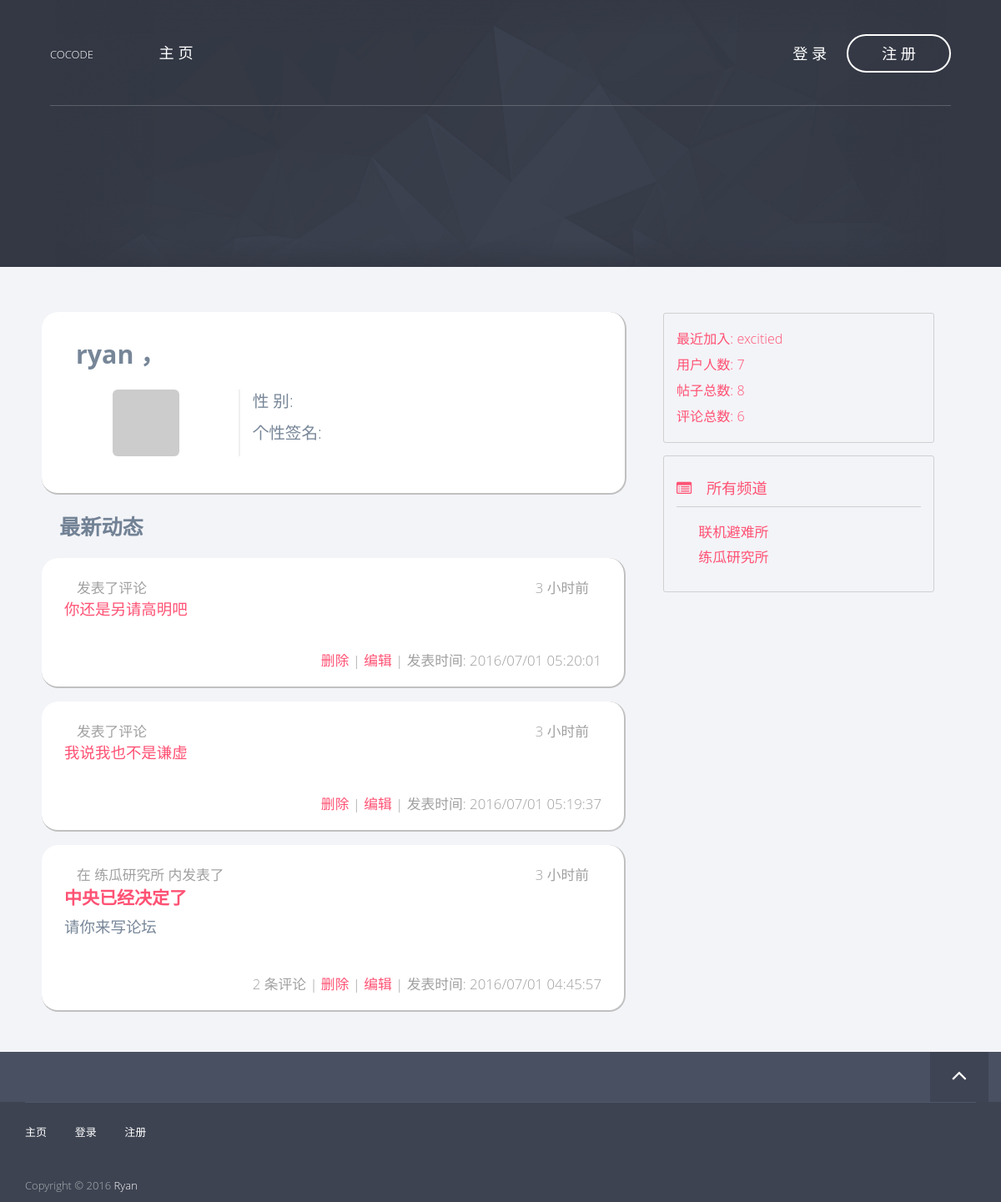
Before: /profile/ryan with the older database file.
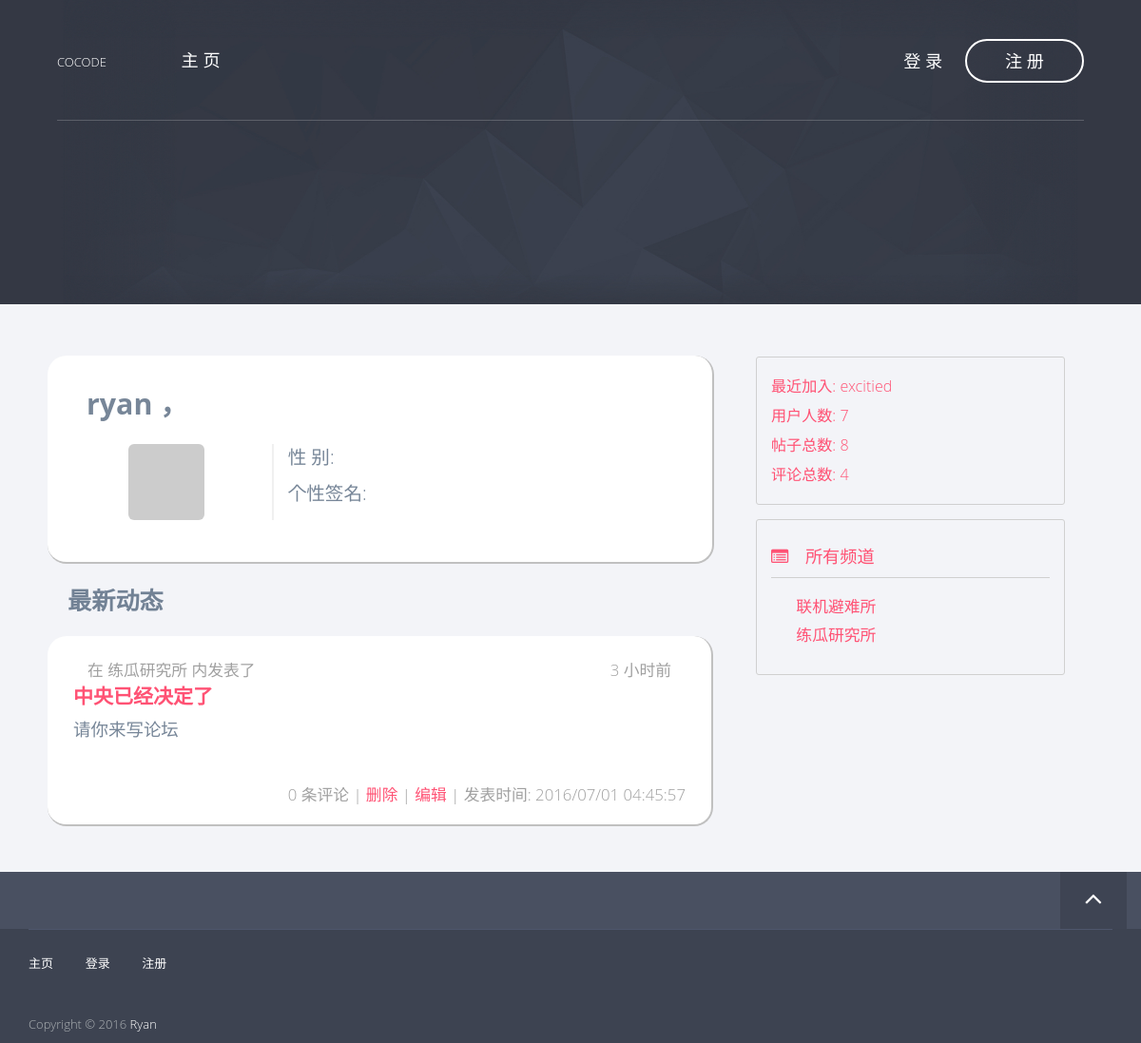
After: the same page with the newer database file.
### app/models/user.py (models this page shows, shortened)
class User(db.Model, Model):
    __tablename__ = 'users'
    id = db.Column(db.Integer, primary_key=True)
    username = db.Column(db.String(), unique=True)
    password_hash = db.Column(db.String())
    email = db.Column(db.String(), unique=True)
    avatar_hash = db.Column(db.String())
    created_time = db.Column(db.Integer, default=0)
    role_id = db.Column(db.Integer, db.ForeignKey('roles.id'))
    posts = db.relationship('Post', backref='author')
    comments = db.relationship('Comment', backref='author')
    @property
    def password(self):
        raise AttributeError('password is not readable')
    def gravatar(self, size=100, default='identicon', rating='g'):
        from flask import request
        gravatar_url = 'secure.gravatar.com/avatar'
        if request.is_secure:
            url = 'https://' + gravatar_url
        else:
            url = 'http://' + gravatar_url
        hash = self.avatar_hash or md5(self.email.encode('utf-8')).hexdigest()
        return '{url}/{hash}?s={size}&d={default}&r={rating}'.format(url=url,
                                                                     hash=hash,
                                                                     size=size,
                                                                     default=default,
                                                                     rating=rating)

### app/models/comment.py (models this page shows, shortened)
class Comment(db.Model, Model):
    __tablename__ = 'comments'
    id = db.Column(db.Integer, primary_key=True)
    content = db.Column(db.String())
    created_time = db.Column(db.Integer, default=0)
    user_id = db.Column(db.Integer, db.ForeignKey('users.id'))
    post_id = db.Column(db.Integer, db.ForeignKey('posts.id'))
    def display_item(self):
        name = 'comment'
        if self.content.__len__() > 30:
            content = self.content[:30] + '...'
        else:
            content = self.content
        return (name, content)

### app/models/post.py (models this page shows, shortened)
class Post(db.Model, Model):
    __tablename__ = 'posts'
    id = db.Column(db.Integer, primary_key=True)
    title = db.Column(db.String())
    content = db.Column(db.String())
    created_time = db.Column(db.Integer, default=0)
    channel_id = db.Column(db.Integer, db.ForeignKey('channels.id'))
    user_id = db.Column(db.Integer, db.ForeignKey('users.id'))
    comments = db.relationship('Comment', backref='post')
    def display_item(self):
        name = 'post'
        title = self.title
        content_len = 58
        if self.content.__len__() > content_len:
            content = self.content[:content_len] + '...'
        else:
            content = self.content
        return (name, title, content)

### app/models/channel.py (models this page shows, shortened)
class Channel(db.Model, Model):
    __tablename__ = 'channels'
    id = db.Column(db.Integer, primary_key=True)
    name = db.Column(db.String(), default=ChannelPermission.NORMAL[0])
    permission = db.Column(db.Integer)
    created_time = db.Column(db.Integer, default=0)
    posts = db.relationship('Post', backref='channel')
    def is_admin(self):
        return self.permission == ChannelPermission.ADMIN[0]

### app/views.py (the view)
@app.route('/profile/<username>')
def profile(username):
    u = User.query.filter_by(username=username).first()
    if u is None:
        abort(404)
    posts = u.posts
    comments = u.comments
    activities = posts + comments
    activities.sort(key=lambda a: a.created_time, reverse=True)
    return render_template('profile.html',
                           user=u,
                           activities=activities)

### app/context_processers.py (called while the page is built)
@app.context_processor
def current_user_processor():
    return dict(current_user=current_user())

@app.context_processor
def channel_processor():
    channels = Channel.query.all()
    permissions = [
        ChannelPermission.NORMAL,
        ChannelPermission.ADMIN,
    ]
    dic = {
        'channels': channels,
        'permissions': permissions,
    }
    return dict(**dic)

@app.context_processor
def user_processor():
    user_count = User.query.count()
    new_user = User.query.order_by(User.created_time.desc()).first()
    return dict(new_user=new_user,
                user_count=user_count)

@app.context_processor
def post_processor():
    post_count = Post.query.count()
    return dict(post_count=post_count)

@app.context_processor
def comment_processor():
    comment_count = Comment.query.count()
    return dict(comment_count=comment_count)

### app/filters.py (called while the page is built)
@app.template_filter('format_time')
def format_time(timestamp):
    format = '%Y/%m/%d %H:%M:%S'
    t = time.localtime(timestamp)
    ft = time.strftime(format, t)
    return ft

@app.template_filter('from_now')
def format_time(timestamp):
    now = time.time()
    delta_time = now - timestamp
    ret = '{} {}前'
    if delta_time < 10:
        ret = '刚刚'
    elif delta_time < 60:
        ret = ret.format(int(delta_time), '秒')
    elif delta_time < 60 * 60:
        minutes = delta_time / 60
        ret = ret.format(int(minutes), '分钟')
    elif delta_time < 60 * 60 * 24:
        hours = delta_time / 60 / 60
        ret = ret.format(int(hours), '小时')
    elif delta_time < 60 * 60 * 24 * 30:
        days = delta_time / 60 / 60 / 24
        ret = ret.format(int(days), '天')
    elif delta_time < 60 * 60 * 24 * 365:
        mouths = delta_time / 60 / 60 / 24 / 30
        ret = ret.format(int(mouths), '月')
    else:
        years = delta_time / 60 / 60 / 24 / 365
        ret = ret.format(int(years), '年')
    return ret

### app/models/user.py (called while the page is built)
def current_user():
    id = session.get('user_key', None)
    user = None
    if id is not None:
        user = User.query.get(id)
    return user

### app/templates/profile.html (shortened to what this page needs)
{% extends 'base8-4.html' %}
{% block page_content %}
    <div class="col-md-10 profile-card">
        <div class="row">
            <div class="col-md-12 profile-header">
                {{ user.username }} ，
            </div>
            <div class="col-md-4 profile-left">
                <img class="img-rounded center-block" src="{{ user.gravatar(size=180) }}" />
             </div>
            <div class="col-md-8 profile-right">
                <p>性    别: </p>
                <p>个性签名: </p>
            </div>
            <div class="col-md-12 profile-footer"></div>
        </div>
    </div>
    <div class="col-md-12 activities-list">
        <div class="activities-list-header">最新动态</div>
        <div class="activities-list-body">
            {% if activities | length == 0 %}
                <div class="item-container">
                    <div class="item-full">
                        <div class="item-title">暂无动态</div>
                    </div>
                </div>
            {% else %}
                {% include "_activities.html" %}
            {% endif %}
        </div>
    </div>
{% endblock %}

### app/templates/base8-4.html (shortened to what this page needs)
{% extends "base.html" %}
{% block content %}
    <div class="container">
    <div class="row">
        <div class="col-md-8 page-content">
            {% block page_content %}{% endblock %}
        </div>
        <div class="col-md-4 side-bar">
            <div class="row">
                {% include "_bbs_info.html" %}
                {% include "_channels.html" %}
            </div>
        </div>
        </div>
    </div>
{% endblock %}

### app/templates/base.html (shortened to what this page needs)
<!doctype html>
 <html class="no-js" lang="">
{% block head %}
<head>
<link rel="stylesheet" href="../static/css/normalize.min.css">
<link rel="stylesheet" href="../static/css/bootstrap.min.css">
<link rel="stylesheet" href="../static/css/jquery.fancybox.css">
<link rel="stylesheet" href="../static/css/flexslider.css">
<link rel="stylesheet" href="../static/css/styles.css">
<link rel="stylesheet" href="../static/css/queries.css">
<link rel="stylesheet" href="../static/css/etline-font.css">
<link rel="stylesheet" href="../static/bower_components/animate.css/animate.min.css">
<link rel="stylesheet" href="../static/css/font-awesome.min.css">
</head>
{% endblock %}
<body id="top">
    {% block navbar %}
        <section class="hero">
            <section class="navigation">
                <header>
                    <div class="header-content">
                        <div class="logo"><a href="/">COCODE</a></div>
                        <div class="header-nav">
                            <nav>
                                <ul class="primary-nav">
                                    <li><a href="/">主&nbsp;页</a></li>
                                </ul>
                                <ul class="member-actions">
                                    {% if current_user is none %}
                                    <li><a href="/login" class="login">登&nbsp;录</a></li>
                                    <li><a href="/register" class="btn-white btn-small">注&nbsp;册</a></li>
                                    {% else %}
                                    <li><a href="#"><i class="fa fa-envelope-o hero-nav"></i></a></li>
                                    <li><a href="/profile/{{ current_user.username }}" class="hero-nav">{{ current_user.username }} &nbsp;</a></li>
                                    <li><a href="/logout" class="btn-white btn-small">注销用户</a></li>
                                    {% endif %}
                                </ul>
                            </nav>
                        </div>
                    </div>
                </header>
            </section>
        </section>
    {% endblock %}
    <section class="content">
        {% block content%}
        {% endblock %}
    </section>
    <section class="to-top">
        <div class="container">
            <div class="row">
                <div class="to-top-wrap">
                    {% block to_top %}
                    <a href="#top" class="top"><i class="fa fa-angle-up"></i></a>
                    {% endblock %}
                </div>
            </div>
        </div>
    </section>
    <footer>
        <div class="container">
            <div class="row">
                <div class="col-md-12">
                    <div class="footer-links">
                        <ul class="footer-group">
                            <li><a href="/">主页</a></li>
                            <li><a href="/login">登录</a></li>
                            <li><a href="/register">注册</a></li>
                        </ul>
                        <p>Copyright © 2016 <a href="/">Ryan</a><br></p>
                    </div>
                </div>
            </div>
        </div>
    </footer>
</body>
</html>

### app/templates/_activities.html (shortened to what this page needs)
<div class="items-container">
    {% for a in activities %}
    <div class="col-md-12 item-container">
        <div class="item-full">
            {% set item = a.display_item() %}
            {% set item_name = item[0] %}
            {% if item_name == 'post' %}
                {% set title = item[1] %}
                {% set content = item[2] %}
                <div class="item-header">
                    <div class="col-md-9">
                        {% set channel = a.channel %}
                        在 {{ channel.name }} 内发表了
                    </div>
                    <div class="col-md-3 item-date">
                        {{ a.created_time | from_now }}
                    </div>
                </div>
                <div class="item-title">
                    <a href="/post/{{ a.id }}">{{ title }}</a>
                </div>
                <div class="item-content">
                    {{ content }}
                </div>
                <div class="item-footer">
                    {{ a.comments | length }} 条评论 |
                    <a href="#">删除</a> |
                    <a href="#">编辑</a> |
                    发表时间: {{ a.created_time | format_time }}
                </div>
            {% elif item_name == 'comment' %}
                {% set content = item[1] %}
                <div class="item-header">
                    <div class="col-md-9">
                        发表了评论
                    </div>
                    <div class="col-md-3 item-date">
                        {{ a.created_time | from_now }}
                    </div>
                </div>
                <div class="item-content">
                    <a href="/post/{{ a.post.id }}">{{ content }}</a>
                </div>
                <div class="item-footer">
                    <a href="{{ url_for('delete_comment', id=a.id) }}">删除</a> |
                    <a href="#">编辑</a> |
                    发表时间: {{ a.created_time | format_time }}
                </div>
            {% endif %}
        </div>
    </div>
    {% endfor %}
</div>

### app/templates/_bbs_info.html
<div class="col-md-10 forum-info">
    <div class="forum-info-item">最近加入: <a href="/profile/{{ new_user.username }}">{{ new_user.username }}</a></div>
    <div class="forum-info-item">用户人数: {{ user_count }}</div>
    <div class="forum-info-item">帖子总数: {{ post_count }} </div>
    <div class="forum-info-item">评论总数: {{ comment_count }} </div>
</div>

### app/templates/_channels.html (shortened to what this page needs)
<div class="col-md-10 channel-list">
    <div class="channel-list-caption">
        <i class="fa fa-list-alt"></i> 所有频道
    </div>
    <div class="channel-list-items">
        {% for c in channels %}
        {% if not c.is_admin() %}
            <div class="channel-list-item">
                <a href="/channel/{{ c.id }}">{{ c.name }}</a>
            </div>
        {% endif %}
        {% endfor %}
    </div>
</div>

### app/static/css/queries.css (style rules this page uses)
@media screen and (max-width:1200px) { header { width: 90%; margin: 0 auto; } }

Changed rows visible on the page:
removed Comment: created_time|from_now "3 小时前", content "你还是另请高明吧", created_time "2016/07/01 05:20:01"
removed Comment: created_time|from_now "3 小时前", content "我说我也不是谦虚", created_time "2016/07/01 05:19:37"
computed for Post "中央已经决定了": comments|length "2" → "0"
Other visible differences:
{{ comment_count }}: "6" → "4"
